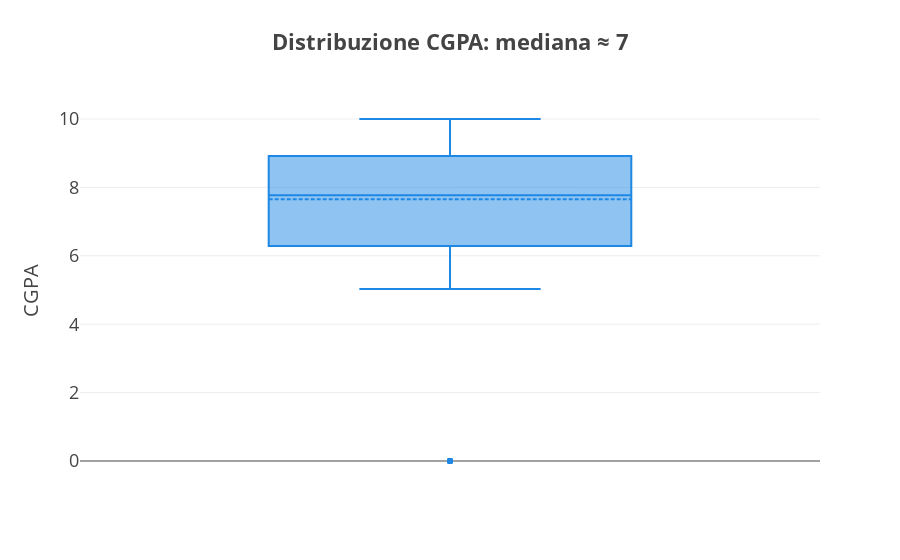

Write notebook code for a chart like this one.
### Markdown cell above
### Graph B – CGPA distribution

#### Grades cluster tightly around a median CGPA of about 7 (on a 0–10 scale); extreme low or high scores are rare.

### Code cell
# GRAPH B – CGPA distribution (box plot)
fig_cgpa = px.box(
    df,
    y="CGPA",
    color_discrete_sequence=[COL_OK],
    template=TEMPLATE,
    points="outliers",  # «outliers», «all», «suspectedoutliers», oppure False
    notched=False,
    title="<b>Distribuzione CGPA: mediana ≈ 7</b>",
    labels={"CGPA": "CGPA"},
)

fig_cgpa.update_traces(boxmean=True)
bump_fonts(fig_cgpa)
fig_cgpa.show()

### Figure 1 — Plotly figure (JSON) as saved in the notebook; plotly's stock layout.template omitted (floating-point values rounded to 4 significant figures; data arrays with more than 128 entries replaced by an {"elided": "..."} marker saying what was removed)
{"data": [{"alignmentgroup": "True", "boxmean": true, "boxpoints": "outliers", "hovertemplate": "CGPA=%{y}<extra></extra>", "legendgroup": "", "marker": {"color": "#1E88E5"}, "name": "", "notched": false, "offsetgroup": "", "orientation": "v", "showlegend": false, "type": "box", "x0": " ", "xaxis": "x", "y": {"elided": "27901 float values"}, "y0": " ", "yaxis": "y"}], "layout": {"boxmode": "group", "font": {"size": 20}, "legend": {"font": {"size": 20}, "tracegroupgap": 0}, "title": {"font": {"size": 22}, "text": "<b>Distribuzione CGPA: mediana ≈ 7</b>"}, "xaxis": {"anchor": "y", "domain": [0, 1], "tickfont": {"size": 18}, "title": {"font": {"size": 20}}}, "yaxis": {"anchor": "x", "domain": [0, 1], "tickfont": {"size": 18}, "title": {"font": {"size": 20}, "text": "CGPA"}}}}
